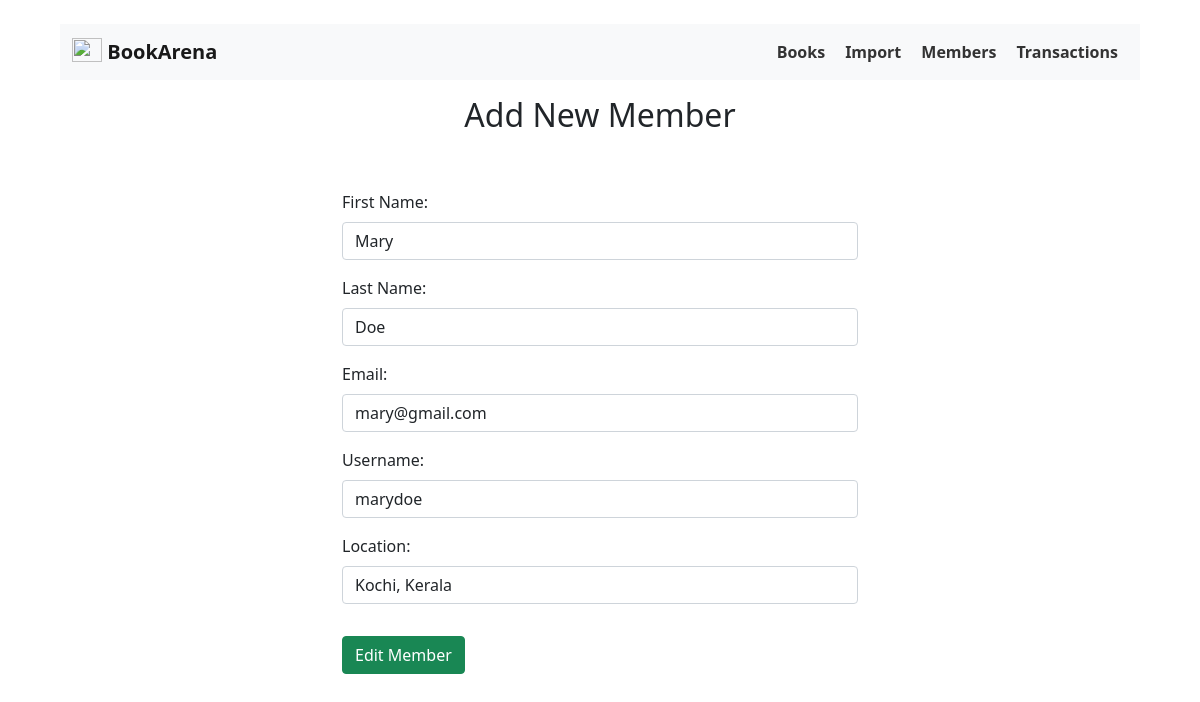
Page /members/edit/2 on the earlier database version.
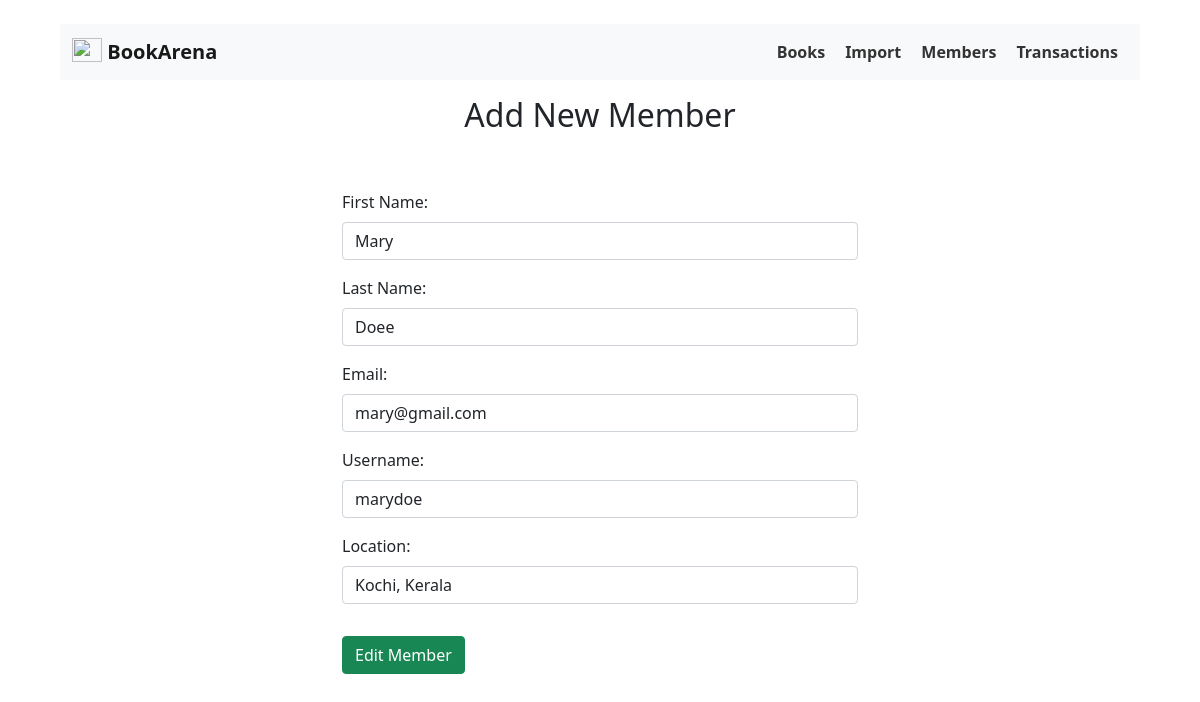
Same page on the later database version.
### app/model/Member.py (models this page shows)
class Member(db.Model):
    __tablename__ = "members"
    id = db.Column(db.Integer, primary_key=True)
    username = db.Column(db.String, unique=True, nullable=False)
    first_name = db.Column(db.String(30), nullable=False)
    last_name = db.Column(db.String(30), nullable=False)
    email = db.Column(db.String)
    location = db.Column(db.String)
    date_added = db.Column(db.DateTime, default=datetime.utcnow())
    date_updated = db.Column(db.DateTime, default=datetime.utcnow())
    transactions = relationship("Transaction", back_populates="member")

### app/routes/member_routes.py (the view)
@app.route("/members/edit/<int:id>", methods=["GET", "POST"])
def editMember(id):
    selectedMember = Member.query.get_or_404(id)
    if request.method == "POST":
        try:
            selectedMember.first_name = request.form.get("first_name")
            selectedMember.last_name = request.form.get("last_name")
            selectedMember.email = request.form.get("email")
            selectedMember.language = request.form.get("language", "English")
            selectedMember.username = request.form.get(
                "username",
            )
            selectedMember.location = request.form.get("location")
            selectedMember.date_updated = datetime.utcnow()
            db.session.commit()
            flash("Member Updated successfully!")
        except:
            flash("Error in updating member details. Check server logs!", "error")
        return redirect(url_for("members"))
    else:
        return render_template("members/form.html", member=selectedMember, route="edit")

### app/templates/members/form.html
{% extends 'base.html' %}
{% block body %}
<div class="container">
  <h2 class="text-center mt-2">Add New Member</h2>
  <div class="row justify-content-center">
    <div class="col-lg-6">
      <div class="addmember mt-5">
        <form action="/members/{{ route }}/{{ member.id }}" method="POST">
          <div class="mb-3">
            <label for="first_name" class="form-label">First Name:</label>
            <input value="{{ member.first_name or 'John' }}" type="text" class="form-control" name="first_name"
              id="first_name" placeholder="eg: John">
          </div>
          <div class="mb-3">
            <label for="last_name" class="form-label">Last Name:</label>
            <input value="{{ member.last_name or 'Doe' }}" type="text" class="form-control" name="last_name"
              id="last_name" placeholder="eg: Doe">
          </div>
          <div class="mb-3">
            <label for="email" class="form-label">Email:</label>
            <input value="{{ member.email or 'john@gmail.com' }}" required type="text" class="form-control" name="email"
              id="email" placeholder="eg: john@gmail.com">
          </div>
          <div class="mb-3">
            <label for="username" class="form-label">Username:</label>
            <input value="{{ member.username or '' }}" required type="text" class="form-control" name="username"
              id="username" placeholder="eg: johndoe">
          </div>
          <div class="mb-3">
            <label for="location" class="form-label">Location:</label>
            <input value="{{ member.location or 'Kochi, Kerala' }}" type="text" class="form-control" name="location"
              id="location" placeholder="eg: Kochi, Kerala">
          </div>
          <button class="btn btn-success mt-3" type="submit">
            {% if route == "edit" %}
            Edit
            {% else %}
            Add
            {% endif %}
            Member
          </button>
        </form>
      </div>
    </div>
  </div>
</div>
{% endblock %}

Differences in the rows shown:
changed Member "Mary": last_name "Doe" → "Doee"
